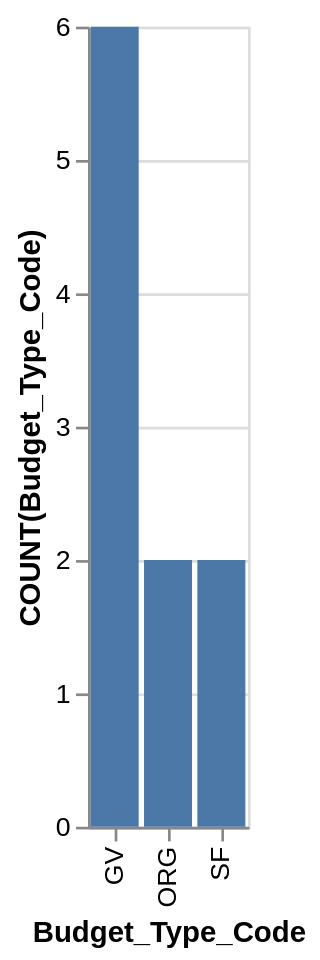

The specification (Vega-Lite) saved for this image:
### Vega-Lite specification from a JSON file in a GitHub repository (floating-point values rounded to 4 significant figures)
{"data": {"values": [{"x_data": "GV", "y_data": 6}, {"x_data": "ORG", "y_data": 2}, {"x_data": "SF", "y_data": 2}]}, "mark": "bar", "encoding": {"x": {"field": "x_data", "type": "nominal", "title": "Budget_Type_Code", "sort": "ascending"}, "y": {"field": "y_data", "type": "quantitative", "title": "COUNT(Budget_Type_Code)"}}}
